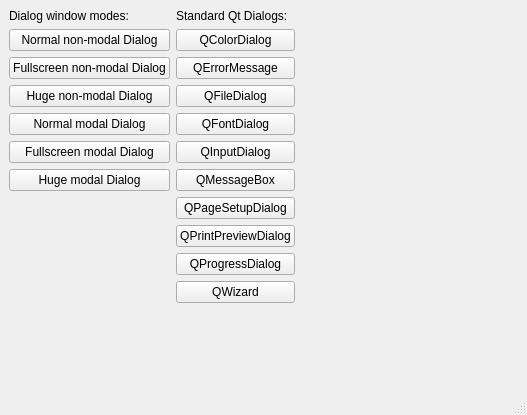
<?xml version="1.0" encoding="UTF-8"?>
<ui version="4.0">
 <class>MainWindow</class>
 <widget class="QMainWindow" name="MainWindow">
  <property name="geometry">
   <rect>
    <x>0</x>
    <y>0</y>
    <width>527</width>
    <height>415</height>
   </rect>
  </property>
  <property name="windowTitle">
   <string>Qt Style Dialog Test</string>
  </property>
  <widget class="QWidget" name="centralwidget">
   <layout class="QVBoxLayout" name="verticalLayout_3">
    <item>
     <layout class="QHBoxLayout" name="horizontalLayout">
      <item>
       <layout class="QVBoxLayout" name="verticalLayout_2">
        <item>
         <widget class="QLabel" name="label">
          <property name="text">
           <string>Dialog window modes:</string>
          </property>
         </widget>
        </item>
        <item>
         <widget class="QPushButton" name="normalNmDialogButton">
          <property name="text">
           <string>Normal non-modal Dialog</string>
          </property>
         </widget>
        </item>
        <item>
         <widget class="QPushButton" name="fullScreenNmDialogButton">
          <property name="text">
           <string>Fullscreen non-modal Dialog</string>
          </property>
         </widget>
        </item>
        <item>
         <widget class="QPushButton" name="hugeNmDialogButton">
          <property name="text">
           <string>Huge non-modal Dialog</string>
          </property>
         </widget>
        </item>
        <item>
         <widget class="QPushButton" name="normalMDialogButton">
          <property name="text">
           <string>Normal modal Dialog</string>
          </property>
         </widget>
        </item>
        <item>
         <widget class="QPushButton" name="fullScreenMDialogButton">
          <property name="text">
           <string>Fullscreen modal Dialog</string>
          </property>
         </widget>
        </item>
        <item>
         <widget class="QPushButton" name="HugeMDialogButton">
          <property name="text">
           <string>Huge modal Dialog</string>
          </property>
         </widget>
        </item>
        <item>
         <spacer name="verticalSpacer">
          <property name="orientation">
           <enum>Qt::Vertical</enum>
          </property>
          <property name="sizeHint" stdset="0">
           <size>
            <width>20</width>
            <height>40</height>
           </size>
          </property>
         </spacer>
        </item>
       </layout>
      </item>
      <item>
       <layout class="QVBoxLayout" name="verticalLayout">
        <item>
         <widget class="QLabel" name="label_2">
          <property name="text">
           <string>Standard Qt Dialogs:</string>
          </property>
         </widget>
        </item>
        <item>
         <widget class="QPushButton" name="colorDialogButton">
          <property name="text">
           <string>QColorDialog</string>
          </property>
         </widget>
        </item>
        <item>
         <widget class="QPushButton" name="errorMessageButton">
          <property name="text">
           <string>QErrorMessage</string>
          </property>
         </widget>
        </item>
        <item>
         <widget class="QPushButton" name="fileDialogButton">
          <property name="text">
           <string>QFileDialog</string>
          </property>
         </widget>
        </item>
        <item>
         <widget class="QPushButton" name="fontDialogButton">
          <property name="text">
           <string>QFontDialog</string>
          </property>
         </widget>
        </item>
        <item>
         <widget class="QPushButton" name="inputDialogButton">
          <property name="text">
           <string>QInputDialog</string>
          </property>
         </widget>
        </item>
        <item>
         <widget class="QPushButton" name="messageBoxButton">
          <property name="text">
           <string>QMessageBox</string>
          </property>
         </widget>
        </item>
        <item>
         <widget class="QPushButton" name="pageSetupDialogButton">
          <property name="text">
           <string>QPageSetupDialog</string>
          </property>
         </widget>
        </item>
        <item>
         <widget class="QPushButton" name="printPreviewDialogButton">
          <property name="text">
           <string>QPrintPreviewDialog</string>
          </property>
         </widget>
        </item>
        <item>
         <widget class="QPushButton" name="progressDialogButton">
          <property name="text">
           <string>QProgressDialog</string>
          </property>
         </widget>
        </item>
        <item>
         <widget class="QPushButton" name="wizardButton">
          <property name="text">
           <string>QWizard</string>
          </property>
         </widget>
        </item>
       </layout>
      </item>
      <item>
       <spacer name="horizontalSpacer">
        <property name="orientation">
         <enum>Qt::Horizontal</enum>
        </property>
        <property name="sizeHint" stdset="0">
         <size>
          <width>40</width>
          <height>20</height>
         </size>
        </property>
       </spacer>
      </item>
     </layout>
    </item>
    <item>
     <spacer name="verticalSpacer_6">
      <property name="orientation">
       <enum>Qt::Vertical</enum>
      </property>
      <property name="sizeHint" stdset="0">
       <size>
        <width>20</width>
        <height>40</height>
       </size>
      </property>
     </spacer>
    </item>
   </layout>
  </widget>
  <widget class="QStatusBar" name="statusbar"/>
  <action name="actionNew">
   <property name="text">
    <string>New</string>
   </property>
  </action>
  <action name="actionQuit">
   <property name="text">
    <string>Quit</string>
   </property>
  </action>
  <action name="actionOpen">
   <property name="icon">
    <iconset>
     <normaloff>:/images/images/icon-m-save.svg</normaloff>:/images/images/icon-m-save.svg</iconset>
   </property>
   <property name="text">
    <string>Open...</string>
   </property>
  </action>
  <action name="actionOrder">
   <property name="icon">
    <iconset>
     <normaloff>:/images/images/icon-m-message-send-receive.svg</normaloff>:/images/images/icon-m-message-send-receive.svg</iconset>
   </property>
   <property name="text">
    <string>order</string>
   </property>
  </action>
  <action name="actionAction_1">
   <property name="text">
    <string>Action 1</string>
   </property>
  </action>
  <action name="actionAction_2">
   <property name="text">
    <string>Action 2</string>
   </property>
  </action>
  <action name="actionAction_3">
   <property name="text">
    <string>Action 3</string>
   </property>
  </action>
  <action name="actionAction_4">
   <property name="text">
    <string>Action 4</string>
   </property>
  </action>
 </widget>
 <resources>
  <include location="res.qrc"/>
 </resources>
 <connections/>
</ui>
